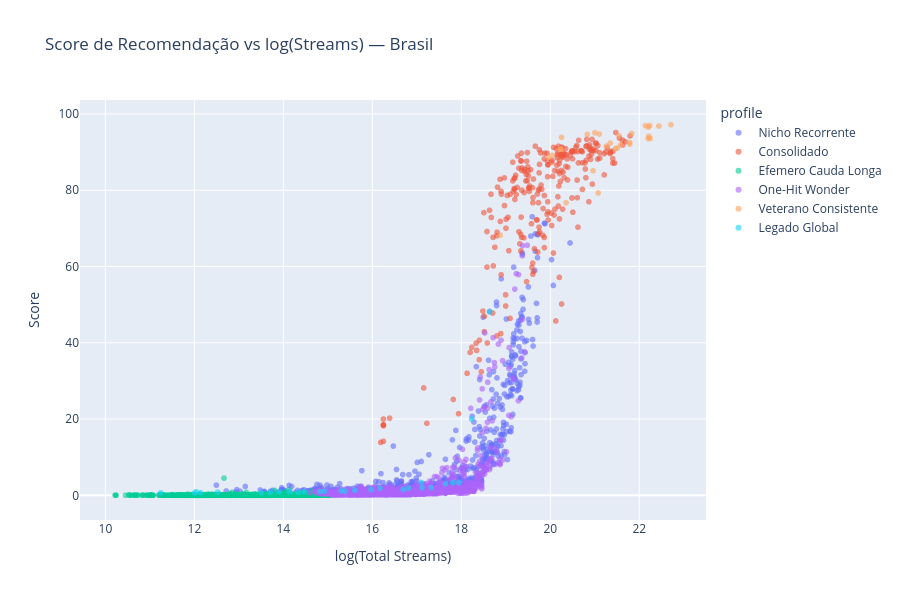

Notebook cell for this chart:
### Markdown cell above
## 2. Scatter: Score vs Streams, colorido por Perfil

### Code cell
df_br = df[df['country']=='br'].dropna(subset=['recommend_score','profile']).copy()
df_br['log_streams'] = np.log1p(df_br['total_streams'])

fig = px.scatter(df_br, x='log_streams', y='recommend_score',
    color='profile', hover_data=['artist_name','total_tracks','avg_rank'],
    title='Score de Recomendação vs log(Streams) — Brasil',
    labels={'log_streams':'log(Total Streams)','recommend_score':'Score'},
    opacity=0.6)
fig.update_layout(height=600)
fig.show()

### Figure 1 — Plotly figure (JSON) as saved in the notebook; plotly's stock layout.template omitted (floating-point values rounded to 4 significant figures; data arrays with more than 128 entries replaced by an {"elided": "..."} marker saying what was removed)
{"data": [{"customdata": {"elided": "688x3 mixed values"}, "hovertemplate": "profile=Nicho Recorrente<br>log(Total Streams)=%{x}<br>Score=%{y}<br>artist_name=%{customdata[0]}<br>total_tracks=%{customdata[1]}<br>avg_rank=%{customdata[2]}<extra></extra>", "legendgroup": "Nicho Recorrente", "marker": {"color": "#636efa", "opacity": 0.6, "symbol": "circle"}, "mode": "markers", "name": "Nicho Recorrente", "showlegend": true, "type": "scattergl", "x": {"elided": "688 float values"}, "xaxis": "x", "y": {"elided": "688 float values"}, "yaxis": "y"}, {"customdata": {"elided": "253x3 mixed values"}, "hovertemplate": "profile=Consolidado<br>log(Total Streams)=%{x}<br>Score=%{y}<br>artist_name=%{customdata[0]}<br>total_tracks=%{customdata[1]}<br>avg_rank=%{customdata[2]}<extra></extra>", "legendgroup": "Consolidado", "marker": {"color": "#EF553B", "opacity": 0.6, "symbol": "circle"}, "mode": "markers", "name": "Consolidado", "showlegend": true, "type": "scattergl", "x": {"elided": "253 float values"}, "xaxis": "x", "y": {"elided": "253 float values"}, "yaxis": "y"}, {"customdata": {"elided": "1139x3 mixed values"}, "hovertemplate": "profile=Efemero Cauda Longa<br>log(Total Streams)=%{x}<br>Score=%{y}<br>artist_name=%{customdata[0]}<br>total_tracks=%{customdata[1]}<br>avg_rank=%{customdata[2]}<extra></extra>", "legendgroup": "Efemero Cauda Longa", "marker": {"color": "#00cc96", "opacity": 0.6, "symbol": "circle"}, "mode": "markers", "name": "Efemero Cauda Longa", "showlegend": true, "type": "scattergl", "x": {"elided": "1139 float values"}, "xaxis": "x", "y": {"elided": "1139 float values"}, "yaxis": "y"}, {"customdata": {"elided": "1115x3 mixed values"}, "hovertemplate": "profile=One-Hit Wonder<br>log(Total Streams)=%{x}<br>Score=%{y}<br>artist_name=%{customdata[0]}<br>total_tracks=%{customdata[1]}<br>avg_rank=%{customdata[2]}<extra></extra>", "legendgroup": "One-Hit Wonder", "marker": {"color": "#ab63fa", "opacity": 0.6, "symbol": "circle"}, "mode": "markers", "name": "One-Hit Wonder", "showlegend": true, "type": "scattergl", "x": {"elided": "1115 float values"}, "xaxis": "x", "y": {"elided": "1115 float values"}, "yaxis": "y"}, {"customdata": [["Taylor Swift", 214, 111.0], ["Wesley Safadão", 131, 83.77], ["The Weeknd", 84, 119.9], ["Jorge & Mateus", 125, 88.54], ["Justin Bieber", 90, 106.9], ["Ana Castela", 100, 79.9], ["Matheus & Kauan", 142, 84.42], ["Mc IG", 92, 106.2], ["LUDMILLA", 103, 97.05], ["BTS", 179, 107.9], ["Luan Santana", 88, 77.17], ["Orochi", 72, 122.7], ["Zé Neto & Cristiano", 125, 84.61], ["Luísa Sonza", 131, 89.64], ["Veigh", 74, 97.35], ["Maiara & Maraisa", 121, 82.98], ["Os Barões Da Pisadinha", 89, 94.38], ["Matuê", 66, 116.0], ["Ariana Grande", 107, 108.9], ["Pabllo Vittar", 118, 86.72], ["Beyoncé", 84, 121.3], ["Anitta", 205, 79.66], ["Mc Don Juan", 71, 99.18], ["Gusttavo Lima", 204, 84.17], ["Filipe Ret", 64, 119.1], ["Henrique & Juliano", 214, 91.88], ["MC Cabelinho", 62, 111.5], ["MC Ryan SP", 153, 100.6], ["Marília Mendonça", 175, 97.58]], "hovertemplate": "profile=Veterano Consistente<br>log(Total Streams)=%{x}<br>Score=%{y}<br>artist_name=%{customdata[0]}<br>total_tracks=%{customdata[1]}<br>avg_rank=%{customdata[2]}<extra></extra>", "legendgroup": "Veterano Consistente", "marker": {"color": "#FFA15A", "opacity": 0.6, "symbol": "circle"}, "mode": "markers", "name": "Veterano Consistente", "showlegend": true, "type": "scattergl", "x": [19.95, 21.78, 20.25, 22.2, 20.25, 22.21, 22.14, 21.35, 20.96, 20.23, 21.58, 20.83, 22.23, 21.46, 21.26, 21.83, 21.08, 21.55, 20.04, 20.35, 18.88, 21.79, 21.51, 22.25, 21.0, 22.71, 21.1, 22.2, 22.44], "xaxis": "x", "y": [88.57, 92.5, 93.84, 96.53, 90.78, 94.13, 96.93, 92.35, 85.11, 90.78, 91.87, 94.65, 96.94, 90.9, 91.56, 94.87, 79.28, 94.26, 89.12, 76.7, 68.19, 92.08, 91.06, 93.59, 95.05, 97.16, 94.72, 93.53, 96.81], "yaxis": "y"}, {"customdata": [["Fleetwood Mac", 1, 195], ["The Killers", 2, 174.7], ["Ellie Goulding", 2, 121.4], ["Metro Boomin", 2, 142.7], ["Akon", 1, 181.4], ["Wiz Khalifa", 2, 179.8], ["Daniel Caesar", 4, 105.4], ["Oasis", 1, 185.7], ["Anuel AA", 2, 166.4], ["Frank Ocean", 1, 155.9], ["The Goo Goo Dolls", 1, 167.0], ["Farruko", 1, 138.4], ["The Beatles", 1, 129], ["50 Cent", 1, 195], ["Guns N' Roses", 4, 147.7], ["Burna Boy", 2, 176.7], ["Disney", 1, 166.8], ["Radiohead", 1, 158.8], ["Mariah Carey", 3, 84.19], ["Lil Wayne", 7, 89.22], ["Tame Impala", 1, 190.9], ["The Police", 1, 159.0], ["OneRepublic", 5, 143.2], ["J. Cole", 1, 160.3], ["Nirvana", 1, 157.8], ["AC/DC", 2, 175.6], ["Chris Brown", 4, 118.6], ["Myke Towers", 3, 80.51]], "hovertemplate": "profile=Legado Global<br>log(Total Streams)=%{x}<br>Score=%{y}<br>artist_name=%{customdata[0]}<br>total_tracks=%{customdata[1]}<br>avg_rank=%{customdata[2]}<extra></extra>", "legendgroup": "Legado Global", "marker": {"color": "#19d3f3", "opacity": 0.6, "symbol": "circle"}, "mode": "markers", "name": "Legado Global", "showlegend": true, "type": "scattergl", "x": [12.01, 12.04, 15.61, 16.81, 13.7, 13.91, 17.81, 15.97, 15.3, 15.39, 17.32, 16.69, 12.14, 11.24, 18.23, 12.52, 14.82, 13.5, 16.17, 17.1, 14.34, 18.64, 17.11, 14.14, 14.46, 14.92, 17.64, 17.95], "xaxis": "x", "y": [0.6396, 0.9206, 1.322, 1.868, 0.7851, 0.9673, 3.339, 1.517, 1.168, 1.114, 2.04, 1.536, 0.691, 0.6569, 20.0, 0.8672, 0.9401, 0.7463, 1.869, 3.375, 0.7912, 48.07, 1.997, 0.9235, 0.9225, 1.109, 3.021, 3.353], "yaxis": "y"}], "layout": {"height": 600, "legend": {"title": {"text": "profile"}, "tracegroupgap": 0}, "title": {"text": "Score de Recomendação vs log(Streams) — Brasil"}, "xaxis": {"anchor": "y", "domain": [0, 1], "title": {"text": "log(Total Streams)"}}, "yaxis": {"anchor": "x", "domain": [0, 1], "title": {"text": "Score"}}}}
